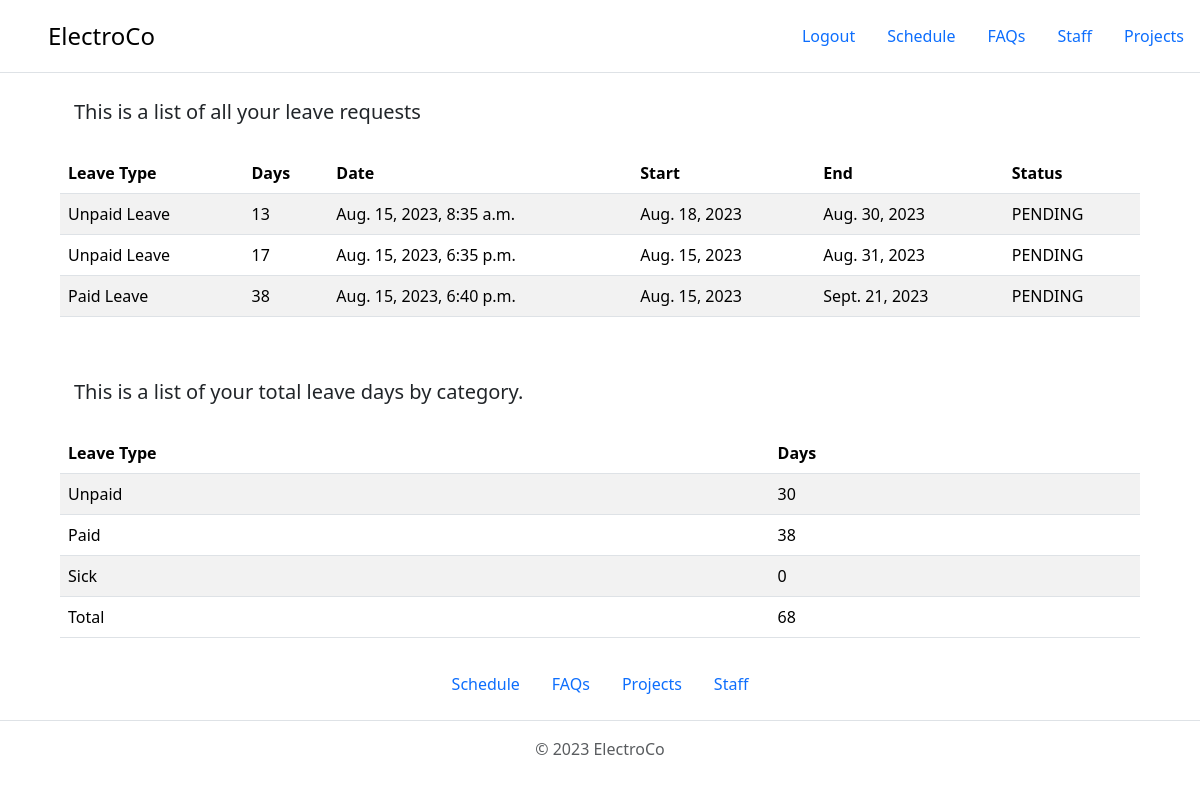
Page /faqs/annual_statement/ (signed in) on the earlier database version.
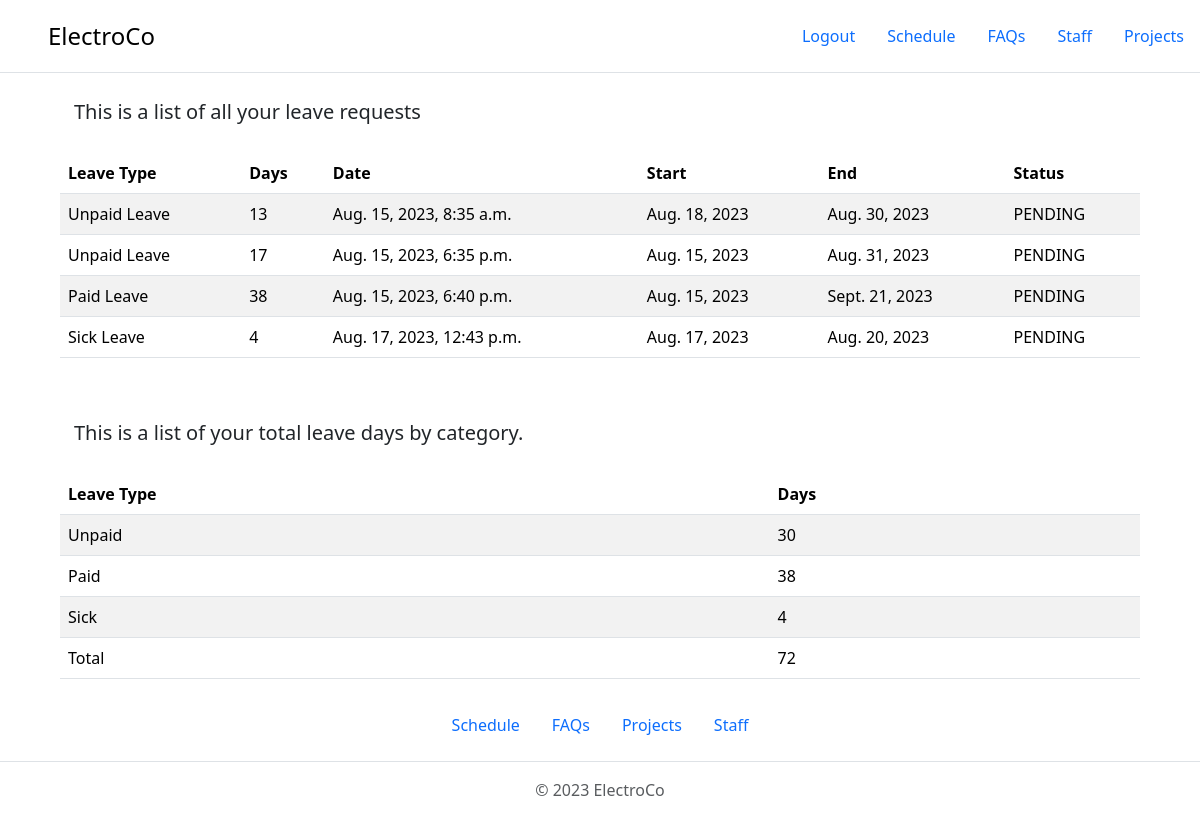
Same page on the later database version.
### ProjectManagement/faqs/models.py (models this page shows, shortened)
class LeaveApplication(models.Model):
    CHOICES = (
        ('SICK_LEAVE', 'Sick Leave'),
        ('PAID_LEAVE', 'Paid Leave'),
        ('UNPAID_LEAVE', 'Unpaid Leave'),
    )
    CHOICES_STATUS = (
        ('PENDING', 'Pending'),
        ('CONFIRMED', 'Confirmed'),
        ('DECLINED', 'Declined'),
    )
    worker = models.ForeignKey('accounts.WorkerUser', on_delete=models.SET_NULL, null=True)
    date = models.DateTimeField(auto_now_add=True)
    reason = models.TextField(max_length=300, blank=False, null=False)
    start_date = models.DateField(blank=False, null=False)
    end_date = models.DateField(blank=False, null=False)
    days_requested = models.PositiveIntegerField(blank=True, null=True)
    leave_type = models.CharField(max_length=30, choices=CHOICES, default='UNPAID_LEAVE', blank=False, null=False)
    status = models.CharField(max_length=30, choices=CHOICES_STATUS, default='PENDING', blank=False, null=False)

### ProjectManagement/faqs/views.py (the view)
# urls.py: path('annual_statement/', annual_statement_page_view, name='annual-statement-page'),
@login_required
def annual_statement_page_view(request):
    worker = request.user
    context = {
        'worker': worker,
    }
    return render(request, 'faqs/faqs-annual-statement-page.html', context)

### ProjectManagement/accounts/models.py (called while the page is built)
    @property
    def get_leave(self):
        days = {
            'Unpaid': 0,
            'Paid': 0,
            'Sick': 0,
            'Total': 0,
        }
        leave_requests = LeaveApplication.objects.filter(worker=self)
        for request in leave_requests:
            days['Total'] += request.days_requested
            if request.leave_type == 'UNPAID_LEAVE':
                days['Unpaid'] += request.days_requested
            elif request.leave_type == 'PAID_LEAVE':
                days['Paid'] += request.days_requested
            else:
                days['Sick'] += request.days_requested
        return days

    @property
    def get_leave_all(self):
        leave_requests = LeaveApplication.objects.filter(worker=self)
        return leave_requests

### templates/faqs/faqs-annual-statement-page.html
{% extends 'base.html' %}
{% block content %}
    <p class="lead" style="margin-left: 74px;">This is a list of all your leave requests</p>
    <table class="table table-striped" style="margin: 10px auto;
                max-width: 90%;">
        <thead>
        <tr>
            <th scope="col">Leave Type</th>
            <th scope="col">Days</th>
            <th scope="col">Date</th>
            <th scope="col">Start</th>
            <th scope="col">End</th>
            <th scope="col">Status</th>
        </tr>
        </thead>
        <tbody>
        {% for request in worker.get_leave_all %}
            <tr>
                <td>{{ request.get_leave_type_display }}</td>
                <td>{{ request.days_requested }}</td>
                <td>{{ request.date }}</td>
                <td>{{ request.start_date }}</td>
                <td>{{ request.end_date }}</td>
                <td>{{ request.status }}</td>
            </tr>
        {% endfor %}
        </tbody>
    </table>
    <p class="lead" style="margin-left: 74px;  margin-top: 50px;">This is a list of your total leave days by category.</p>
    <table class="table table-striped" style="margin: 10px auto;
    max-width: 90%;">
        <thead>
        <tr>
            <th scope="col">Leave Type</th>
            <th scope="col">Days</th>
        </tr>
        </thead>
        <tbody>
        {% for key, value in worker.get_leave.items %}
            <tr>
                <td>{{ key }}</td>
                <td>{{ value }}</td>
            </tr>
        {% endfor %}
        </tbody>
    </table>
{% endblock %}

Differences in the rows shown:
added LeaveApplication: leave_type "Sick Leave", days_requested "4", date "Aug. 17, 2023, 12:43 p.m.", start_date "Aug. 17, 2023", end_date "Aug. 20, 2023", status "PENDING"
Other differences:
new list line: "Sick 4"
new list line: "Total 72"
list line gone: "Sick 0"
list line gone: "Total 68"
